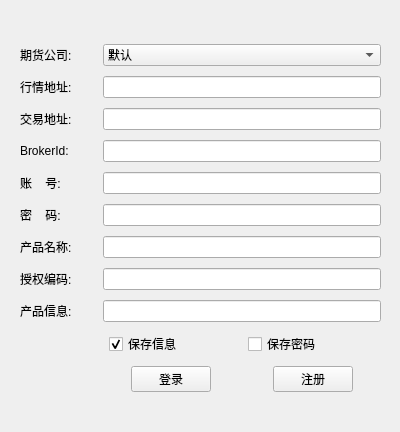
<?xml version="1.0" encoding="UTF-8"?>
<ui version="4.0">
 <class>Login</class>
 <widget class="QWidget" name="Login">
  <property name="geometry">
   <rect>
    <x>0</x>
    <y>0</y>
    <width>400</width>
    <height>432</height>
   </rect>
  </property>
  <property name="windowTitle">
   <string>Form</string>
  </property>
  <widget class="QWidget" name="layoutWidget">
   <property name="geometry">
    <rect>
     <x>20</x>
     <y>40</y>
     <width>361</width>
     <height>361</height>
    </rect>
   </property>
   <layout class="QVBoxLayout" name="verticalLayout">
    <item>
     <layout class="QHBoxLayout" name="horizontalLayout_7" stretch="5,18">
      <item>
       <widget class="QLabel" name="label_7">
        <property name="text">
         <string>期货公司:</string>
        </property>
       </widget>
      </item>
      <item>
       <widget class="QComboBox" name="comboBox">
        <item>
         <property name="text">
          <string>默认</string>
         </property>
        </item>
        <item>
         <property name="text">
          <string>Simnow电信一</string>
         </property>
        </item>
        <item>
         <property name="text">
          <string>Simnow电信二</string>
         </property>
        </item>
        <item>
         <property name="text">
          <string>Simnow移动</string>
         </property>
        </item>
        <item>
         <property name="text">
          <string>Simnow7*24小时</string>
         </property>
        </item>
        <item>
         <property name="text">
          <string>安粮期货</string>
         </property>
        </item>
       </widget>
      </item>
     </layout>
    </item>
    <item>
     <layout class="QHBoxLayout" name="horizontalLayout" stretch="5,18">
      <item>
       <widget class="QLabel" name="label_2">
        <property name="text">
         <string>行情地址:</string>
        </property>
       </widget>
      </item>
      <item>
       <widget class="QLineEdit" name="Md_Edit"/>
      </item>
     </layout>
    </item>
    <item>
     <layout class="QHBoxLayout" name="horizontalLayout_2" stretch="5,18">
      <item>
       <widget class="QLabel" name="label_3">
        <property name="text">
         <string>交易地址:</string>
        </property>
       </widget>
      </item>
      <item>
       <widget class="QLineEdit" name="Td_Edit"/>
      </item>
     </layout>
    </item>
    <item>
     <layout class="QHBoxLayout" name="horizontalLayout_3" stretch="5,18">
      <item>
       <widget class="QLabel" name="label_4">
        <property name="text">
         <string>BrokerId:</string>
        </property>
       </widget>
      </item>
      <item>
       <widget class="QLineEdit" name="Broker_Edit"/>
      </item>
     </layout>
    </item>
    <item>
     <layout class="QHBoxLayout" name="horizontalLayout_4" stretch="5,18">
      <item>
       <widget class="QLabel" name="label_5">
        <property name="text">
         <string>账    号:</string>
        </property>
       </widget>
      </item>
      <item>
       <widget class="QLineEdit" name="Account_Edit"/>
      </item>
     </layout>
    </item>
    <item>
     <layout class="QHBoxLayout" name="horizontalLayout_5" stretch="5,18">
      <item>
       <widget class="QLabel" name="label_6">
        <property name="text">
         <string>密    码:</string>
        </property>
       </widget>
      </item>
      <item>
       <widget class="QLineEdit" name="Password_Edit"/>
      </item>
     </layout>
    </item>
    <item>
     <layout class="QHBoxLayout" name="horizontalLayout_9" stretch="5,18">
      <item>
       <widget class="QLabel" name="label_8">
        <property name="text">
         <string>产品名称:</string>
        </property>
       </widget>
      </item>
      <item>
       <widget class="QLineEdit" name="AppID_Edit"/>
      </item>
     </layout>
    </item>
    <item>
     <layout class="QHBoxLayout" name="horizontalLayout_10" stretch="5,18">
      <item>
       <widget class="QLabel" name="label_9">
        <property name="text">
         <string>授权编码:</string>
        </property>
       </widget>
      </item>
      <item>
       <widget class="QLineEdit" name="Authorization_Edit"/>
      </item>
     </layout>
    </item>
    <item>
     <layout class="QHBoxLayout" name="horizontalLayout_11" stretch="5,18">
      <item>
       <widget class="QLabel" name="label_10">
        <property name="text">
         <string>产品信息:</string>
        </property>
       </widget>
      </item>
      <item>
       <widget class="QLineEdit" name="ProductionInfo_Edit"/>
      </item>
     </layout>
    </item>
    <item>
     <layout class="QHBoxLayout" name="horizontalLayout_6" stretch="2,3,3">
      <item>
       <spacer name="horizontalSpacer">
        <property name="orientation">
         <enum>Qt::Horizontal</enum>
        </property>
        <property name="sizeHint" stdset="0">
         <size>
          <width>40</width>
          <height>20</height>
         </size>
        </property>
       </spacer>
      </item>
      <item>
       <widget class="QCheckBox" name="SaveAccount">
        <property name="text">
         <string>保存信息</string>
        </property>
        <property name="checked">
         <bool>true</bool>
        </property>
       </widget>
      </item>
      <item>
       <widget class="QCheckBox" name="SavePassword">
        <property name="text">
         <string>保存密码</string>
        </property>
       </widget>
      </item>
     </layout>
    </item>
    <item>
     <layout class="QHBoxLayout" name="horizontalLayout_8" stretch="4,2,2,2,1">
      <item>
       <spacer name="horizontalSpacer_2">
        <property name="orientation">
         <enum>Qt::Horizontal</enum>
        </property>
        <property name="sizeHint" stdset="0">
         <size>
          <width>40</width>
          <height>20</height>
         </size>
        </property>
       </spacer>
      </item>
      <item>
       <widget class="QPushButton" name="pushButton_login">
        <property name="text">
         <string>登录</string>
        </property>
       </widget>
      </item>
      <item>
       <spacer name="horizontalSpacer_3">
        <property name="orientation">
         <enum>Qt::Horizontal</enum>
        </property>
        <property name="sizeHint" stdset="0">
         <size>
          <width>40</width>
          <height>20</height>
         </size>
        </property>
       </spacer>
      </item>
      <item>
       <widget class="QPushButton" name="pushButton_simnow_registered">
        <property name="text">
         <string>注册</string>
        </property>
       </widget>
      </item>
      <item>
       <spacer name="horizontalSpacer_4">
        <property name="orientation">
         <enum>Qt::Horizontal</enum>
        </property>
        <property name="sizeHint" stdset="0">
         <size>
          <width>40</width>
          <height>20</height>
         </size>
        </property>
       </spacer>
      </item>
     </layout>
    </item>
   </layout>
  </widget>
 </widget>
 <resources/>
 <connections/>
</ui>
